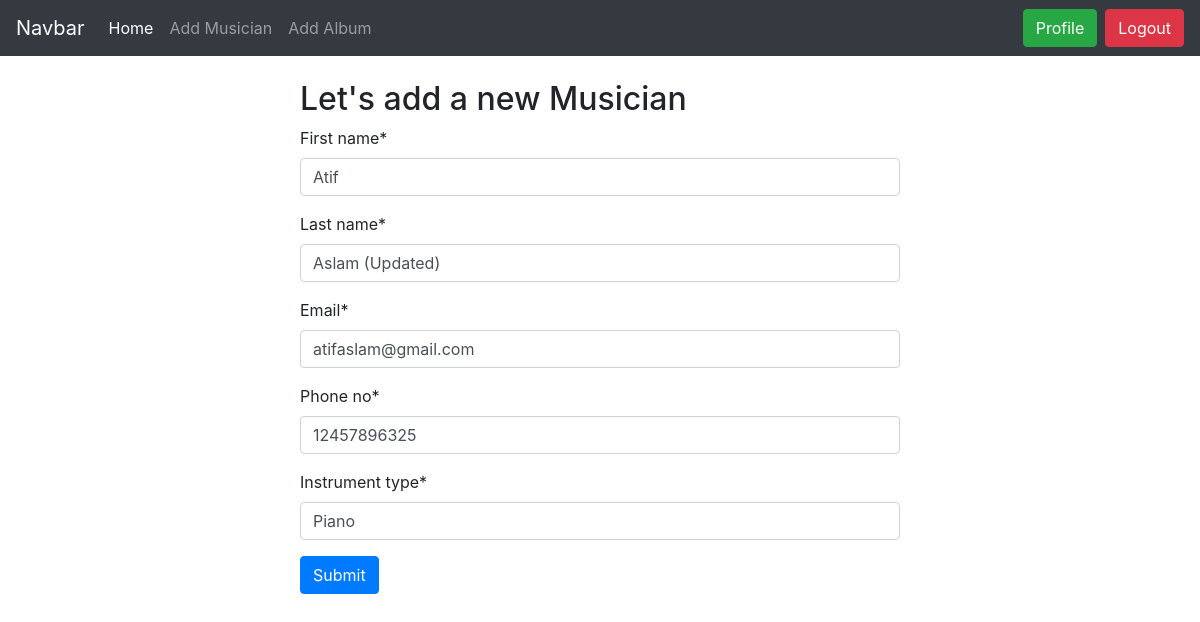
/musician/edit/8 (signed in), run on the app's committed database.
### musician/models.py (models this page shows, shortened)
class Musician(models.Model):
    first_name = models.CharField(max_length=30)
    last_name = models.CharField(max_length=30)
    email = models.EmailField()
    phone_no = models.CharField(max_length=11)
    instrument_type = models.CharField(max_length=30)

### musician/views.py (the view)
# urls.py: path('edit/<int:id>', views.EditMusicianData.as_view() , name='edit_musician'),
class EditMusicianData(UpdateView):
    model = Musician
    form_class = forms.MusicianForm
    template_name = 'add_musician.html'
    pk_url_kwarg = 'id'
    success_url = reverse_lazy('homepage')

### musician/forms.py
class MusicianForm(forms.ModelForm):
    class Meta:
        model = Musician
        fields = '__all__'

### musician/templates/add_musician.html (shortened to what this page needs)
{% extends 'base.html' %}
{% load crispy_forms_tags %}
{% block body %}
<form method="post" style="width: 50%; margin: auto;" class="mt-4">
    <h2>Let's add a new Musician</h2>
    {{form | crispy}}
    <button type="submit" class="btn btn-primary">Submit</button>
</form>
{% endblock %}

### data on the page
Musician: first_name "Atif", last_name "Aslam (Updated)", email "atifaslam@gmail.com", phone_no "12457896325", instrument_type "Piano"
